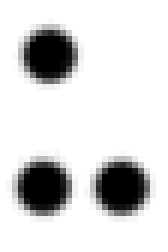
%> input picture proyecto final/u.png, 28 x 42 px (shown 6 times larger)
$ octave proyecto.m   (GNU Octave 9; MATLAB toolbox functions it lacks are replaced by stand-ins)
%> lines starting %> are read from the running program, lines starting %| are printed output that depends on the picture; in (x1, y1, x2, y2) boxes, pixels count from 0 and x2, y2 are one past the last pixel; in counts of white or black regions, pixels touching at a corner belong together; the program's own positions count from 1
### proyecto final/reglones.m
function [fl re]=reglones(im)

im=clipt(im);
%figure, imshow(im)%Crops image
num_filas=size(im,1);


        for s=1:num_filas
            if sum(im(s,:))==0
                nm=im(1:s-1, :); % First line matrix
                %imshow(nm)
                rm=im(s:end, :);% Remain line matrix
                fl= clipt(nm);
               % imshow(fl)
                re= clipt(rm);
                %*-*-*Uncomment lines below to see the result*-*-*-*-
        %                 subplot(2,1,1);imshow(fl);
        %                 subplot(2,1,2);imshow(re);
                break
            else
                fl=im;%Only one line.
                re=[ ];
            end
        end

function img_out=clipt(img_in)
[f c]=find(img_in);
img_out=img_in(min(f):max(f),min(c):max(c));
%figure, imshow(img_out)%Crops image

### proyecto final/proyecto.m
clear all , clc ,close all
palabra=[];
frasebraille=[];
load templates
global templates

I=imread('u.png');
%> I is the input picture: size 42x28x3 uint8; mean R, G, B 215.3, 215.3, 215.3
 %
%I=imread('p2.PNG');
%I=imread('letrasmuestra.PNG');

%imshow(I)
um=200;
ga=rgb2gray(I);
bw=ga<um;
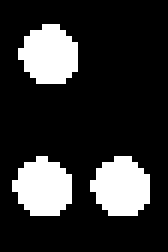
%> bw: size 42x28 logical (shown 6 times larger); 19.3% white; 3 white regions, box (x1, y1, x2, y2) and area: (3, 4, 13, 14) 76, (15, 26, 25, 36) 76, (2, 26, 12, 36) 75
%figure, imshow(bw)

% proceso
 m=strel('disk',1); % mascara general
 m2=strel('disk',2); % mascara general
%
pda=imdilate(bw,m);
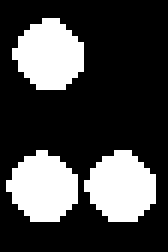
%> pda: size 42x28 logical (shown 6 times larger); 26.7% white; 3 white regions, box (x1, y1, x2, y2) and area: (2, 3, 14, 15) 105, (14, 25, 26, 37) 105, (1, 25, 13, 37) 104
pea=imerode(pda,m2);
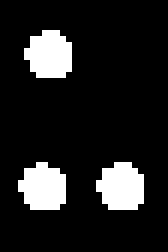
%> pea: size 42x28 logical (shown 6 times larger); 12.9% white; 3 white regions, box (x1, y1, x2, y2) and area: (4, 5, 12, 13) 51, (16, 27, 24, 35) 51, (3, 27, 11, 35) 50
pda2=imdilate(pea,m);
bw=pda2;
%figure, imshow(pda2)
%figure, imshow(label2rgb(L))
% prop=regionprops(L,'BoundingBox');
re=bw;


% Compute the number of letters in template file
num_letras=size(templates,2);
p=0;
while 1
    p=p+1;
    [fl re]=reglones(re);
    letra=fl;
   %imshow(fl); pause(0.5)

    [L Ne] = bwlabel(letra);
    %figure, imshow(label2rgb(L))
   for n=1:Ne % hasta el numero de letras
        [r,c]=find(L==n);
        i=letra(min(r):max(r),min(c):max(c));
        %figure,imshow(i)

      muestra=imresize(i,[70 45]);

      %figure,imshow(muestra)

      letracalculada=calcularletra(muestra,num_letras);
             if letracalculada=='A'
                letracalculada
            BRAILLE=[1 0 ; 0 0 ; 0 0]
            elseif letracalculada=='B'
                letracalculada
            BRAILLE=[1 0 ; 1 0 ; 0 0]
            elseif letracalculada=='C'
                letracalculada
            BRAILLE=[1 1 ; 0 0 ; 0 0]
            elseif letracalculada=='D'
                letracalculada
            BRAILLE=[1 1 ; 0 1 ; 0 0]
            elseif letracalculada=='E'
                letracalculada
            BRAILLE=[1 0 ; 0 1 ; 0 0]
            elseif letracalculada=='F'
                letracalculada
            BRAILLE=[1 1 ; 1 0 ; 0 0]
            elseif letracalculada=='G'
                letracalculada
            BRAILLE=[1 1 ; 1 1 ; 0 0]
            elseif letracalculada=='H'
                letracalculada
            BRAILLE=[1 0 ; 1 1 ; 0 0]
            elseif letracalculada=='I'
                letracalculada
            BRAILLE=[0 1 ; 1 0 ; 0 0]
            elseif letracalculada=='J'
                letracalculada
            BRAILLE=[0 1 ; 1 1 ; 0 0]
            elseif letracalculada=='K'
                letracalculada
            BRAILLE=[1 0 ; 0 0 ; 1 0]
            elseif letracalculada=='L'
                letracalculada
            BRAILLE=[1 0 ; 1 0 ; 1 0]
            elseif letracalculada=='M'
                letracalculada
            BRAILLE=[1 1 ; 0 0 ; 1 0]
            elseif letracalculada=='N'
                letracalculada
            BRAILLE=[1 1 ; 0 1 ; 1 0]
            elseif letracalculada=='O'
                letracalculada
            BRAILLE=[1 1 ; 0 0 ; 0 0]
            elseif letracalculada=='P'
                letracalculada
            BRAILLE=[1 1 ; 1 0 ; 1 0]
            elseif letracalculada=='Q'
                letracalculada
            BRAILLE=[1 1 ; 1 1 ; 1 0]
            elseif letracalculada=='R'
                letracalculada
            BRAILLE=[1 1 ; 1 1 ; 1 0]
            elseif letracalculada=='S'
                letracalculada
            BRAILLE=[0 1 ; 1 0 ; 1 0]
            elseif letracalculada=='T'
                letracalculada
            BRAILLE=[0 1 ; 1 1 ; 1 0]
            elseif letracalculada=='U'
                letracalculada
            BRAILLE=[1 0; 0 0 ; 1 1]
            elseif letracalculada=='V'
                letracalculada
            BRAILLE=[1 0 ; 1 0 ; 1 1]
            elseif letracalculada=='W'
                letracalculada
            BRAILLE=[0 1; 0 1 ; 0 1]
            elseif letracalculada=='X'
                letracalculada
            BRAILLE=[1 1 ; 0 0 ; 1 1]
            elseif letracalculada=='Y'
                letracalculada
            BRAILLE=[1 1 ; 0 1 ; 1 1]
            elseif letracalculada=='Z'
                letracalculada
            BRAILLE=[1 0 ; 0 1 ; 1 1]
             end

     %pw=strcat(pw,letracalculada)
       palabra=[palabra,letracalculada];
       frasebraille=[frasebraille,BRAILLE];
   end
   todo(p,1)=cellstr(palabra);
   palabra=[];
   todobraille=cat(1,frasebraille);

    if isempty(re)
        break
    end
end
%> this loop made 2 passes
%> (Ne, todobraille) on pass 1: (1, [1 1; 0 1; 1 1])
%> Ne on pass 2: 2
%> pass 1, in clipt, `img_out=img_in(min(f):max(f),min(c):max(c));`:
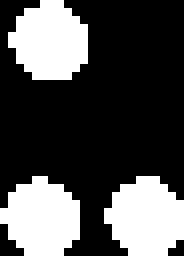
%> img_out: size 32x23 logical (shown 8 times larger); 30.8% white; 3 white regions, box (x1, y1, x2, y2) and area: (1, 0, 11, 10) 76, (13, 22, 23, 32) 76, (0, 22, 10, 32) 75
%> after the loop, BRAILLE = [1 1; 0 1; 1 1]; frasebraille = [1 1 1 1 1 1; 0 1 0 1 0 1; 1 1 1 1 1 1]; p = 2; todo = {'Y', 'YY'}

todo
%> todo = {'Y', 'YY'}
% [10 lines of commented-out code are left out]
